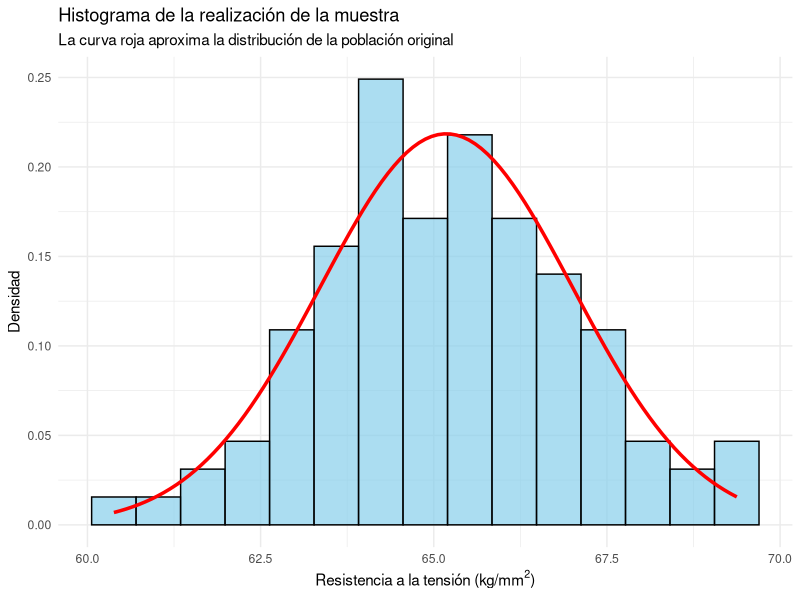
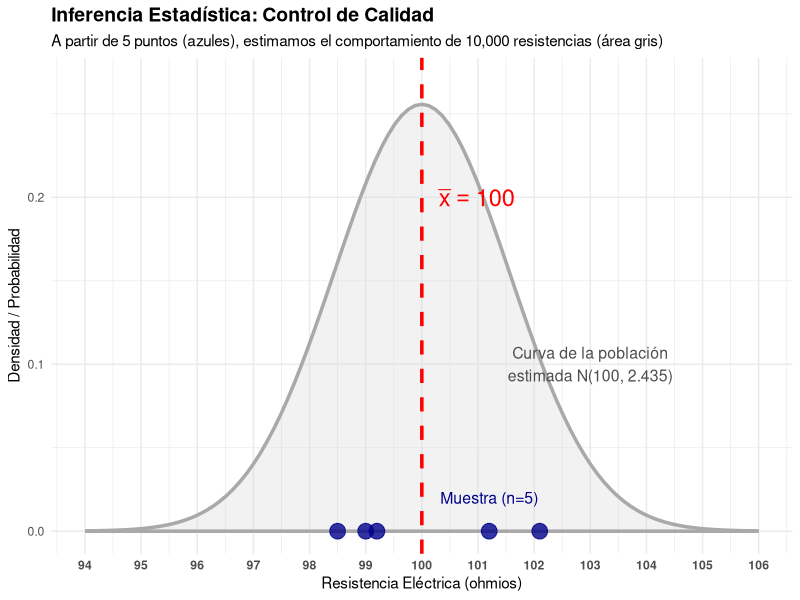
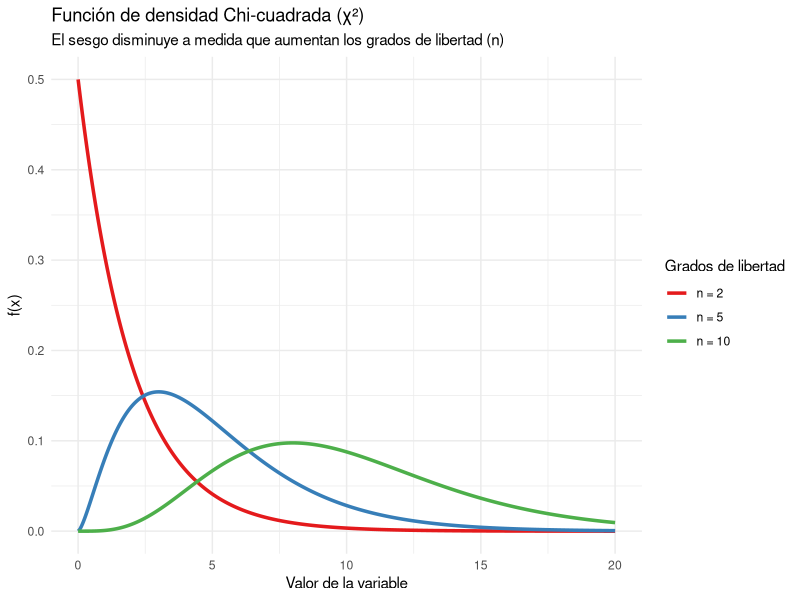
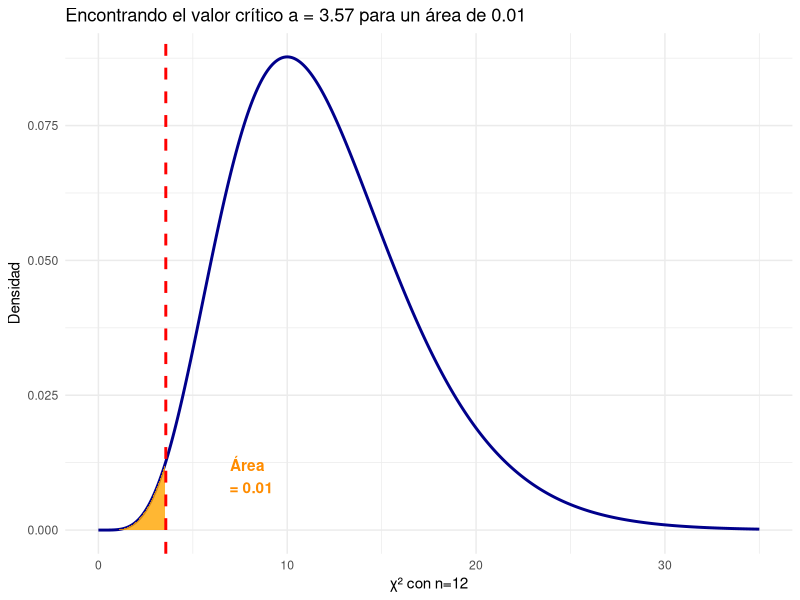
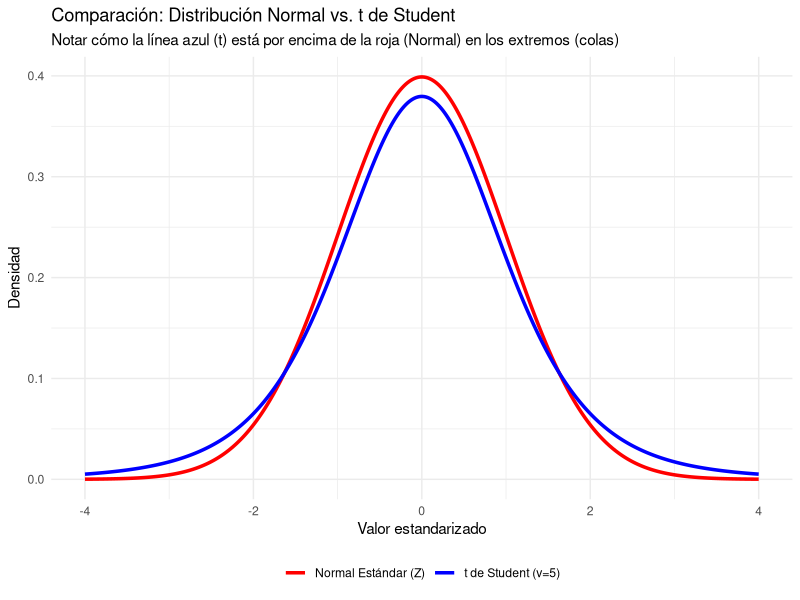
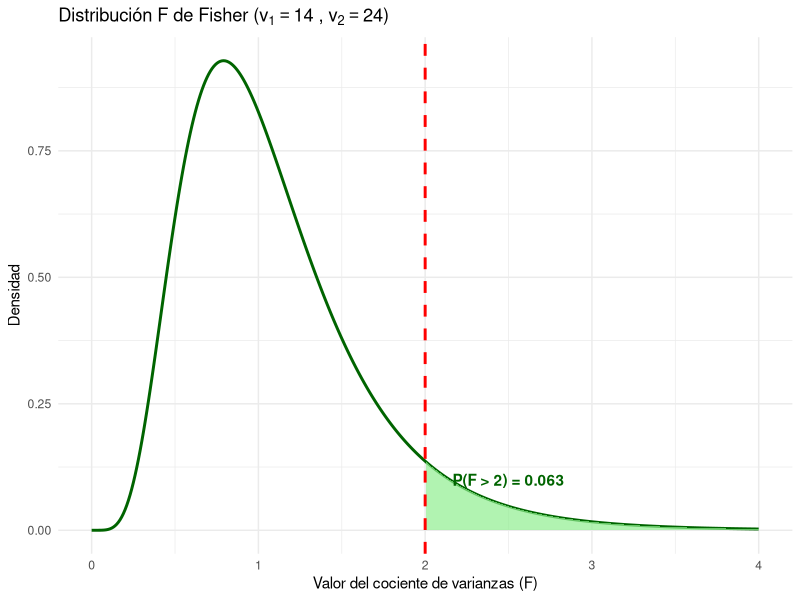
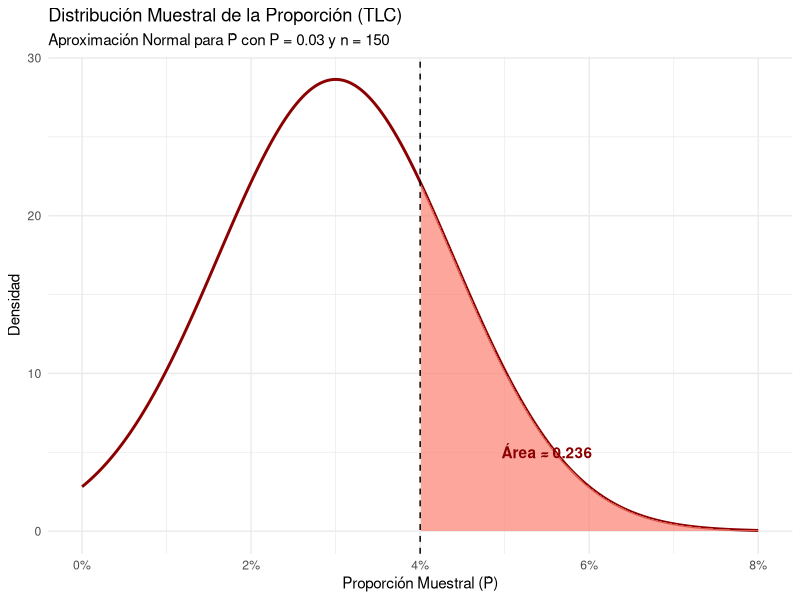
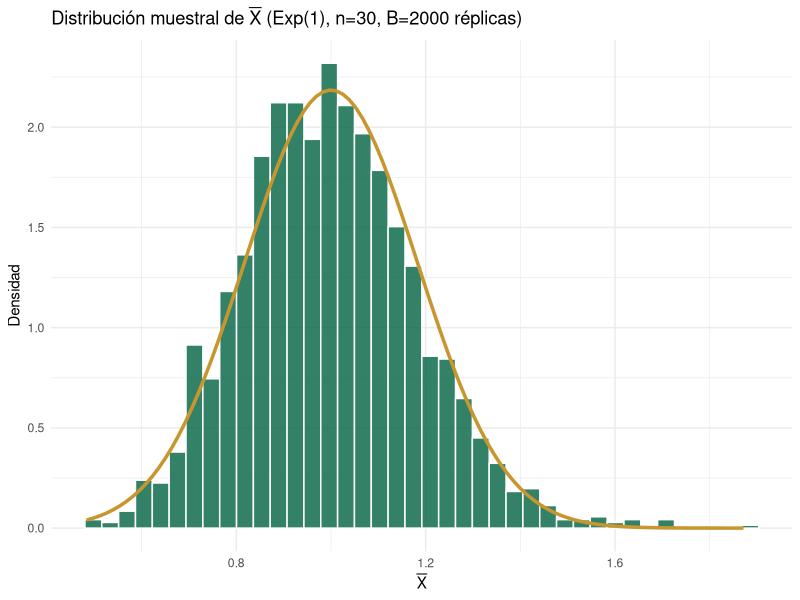

These charts were generated, in order, by the following R code:
## ---- chunk 1
library(ggplot2)

# Fijamos una semilla para reproducibilidad
set.seed(123) 

# Parámetros poblacionales
n <- 100
mu_pob <- 65
sigma_pob <- 2 # Desviación estándar (raíz cuadrada de la varianza 4)

# Realización de la muestra aleatoria
realizacion_muestra <- data.frame(
  resistencia = rnorm(n, mean = mu_pob, sd = sigma_pob)
)

# Construcción del histograma y superposición de la curva teórica
ggplot(realizacion_muestra, aes(x = resistencia)) +
  geom_histogram(aes(y = after_stat(density)), bins = 15,
                 fill = "skyblue", color = "black", alpha = 0.7) +
  stat_function(fun = dnorm, args = list(mean = mean(realizacion_muestra$resistencia),
                                         sd = sd(realizacion_muestra$resistencia)),
                color = "red", linewidth = 1.2) +
  theme_minimal() +
  labs(
    title = "Histograma de la realización de la muestra",
    subtitle = "La curva roja aproxima la distribución de la población original",
    x = expression("Resistencia a la tensión (kg/mm"^2*")"),
    y = "Densidad"
  )
## ---- chunk 2
# 1. Definir los datos de la muestra (Realizaciones)
df_muestra <- data.frame(
  resistencia = c(101.2, 98.5, 102.1, 99.0, 99.2),
  y_pos = rep(0, 5) # Altura 0 para poner los puntos sobre el eje horizontal
)

# 2. Definir las estimaciones calculadas previamente
media_est <- 100.0
varianza_est <- 2.435
desviacion_est <- sqrt(varianza_est)

# 3. Crear el gráfico
ggplot() +
  # Curva de densidad de la POBLACIÓN ESTIMADA
  stat_function(data = data.frame(x = c(94, 106)), aes(x = x), 
                fun = dnorm, args = list(mean = media_est, sd = desviacion_est), 
                color = "darkgray", linewidth = 1.2, fill = "lightgray", alpha = 0.3, geom = "area") +
  
  # Puntos observados de la MUESTRA (Realización)
  geom_point(data = df_muestra, aes(x = resistencia, y = y_pos), 
             color = "darkblue", size = 5, alpha = 0.8) +
  
  # Línea representativa del ESTIMADOR (Media muestral)
  geom_vline(xintercept = media_est, color = "red", linetype = "dashed", linewidth = 1.2) +
  
  # Etiquetas y anotaciones didácticas
  annotate("text", x = media_est + 0.3, y = 0.20, 
           label = expression(bar(x) == 100.0), color = "red", size = 6, fontface = "bold", hjust = 0) +
  annotate("text", x = 103, y = 0.10, 
           label = "Curva de la población\nestimada N(100, 2.435)", color = "gray30", size = 4) +
  annotate("text", x = 101.2, y = 0.02, 
           label = "Muestra (n=5)", color = "darkblue", size = 4) +
  
  # Estética general
  theme_minimal() +
  labs(
    title = "Inferencia Estadística: Control de Calidad",
    subtitle = "A partir de 5 puntos (azules), estimamos el comportamiento de 10,000 resistencias (área gris)",
    x = "Resistencia Eléctrica (ohmios)",
    y = "Densidad / Probabilidad"
  ) +
  scale_x_continuous(breaks = seq(94, 106, by = 1)) +
  coord_cartesian(ylim = c(0, 0.27)) +
  theme(
    plot.title = element_text(face = "bold", size = 14),
    axis.text.x = element_text(face = "bold")
  )
## ---- chunk 3
# En R, usamos pnorm para calcular el área acumulada a la izquierda y restamos de 1.
# pnorm(q, mean, sd) -> mean = 80, sd = sqrt(4) = 2
prob_mayor_75 <- 1 - pnorm(75, mean = 80, sd = 2)
round(prob_mayor_75, 3)
## ---- chunk 4
library(ggplot2)

x_val <- seq(0, 20, length.out = 500)
df_chi <- data.frame(
  x = rep(x_val, 3),
  densidad = c(dchisq(x_val, df=2), dchisq(x_val, df=5), dchisq(x_val, df=10)),
  grados = factor(rep(c("n = 2", "n = 5", "n = 10"), each=500), levels = c("n = 2", "n = 5", "n = 10"))
)

ggplot(df_chi, aes(x=x, y=densidad, color=grados)) +
  geom_line(linewidth = 1.2) +
  theme_minimal() +
  labs(
    title = "Función de densidad Chi-cuadrada (\U03C7\U00B2)",
    subtitle = "El sesgo disminuye a medida que aumentan los grados de libertad (n)",
    x = "Valor de la variable",
    y = "f(x)"
  ) +
  scale_color_brewer(palette = "Set1", name="Grados de libertad")
## ---- chunk 5
# Área hasta 14.8
area_sup <- pchisq(14.8, df=12)
# Área hasta 5.23
area_inf <- pchisq(5.23, df=12)

prob_intervalo <- area_sup - area_inf
round(prob_intervalo, 3)
## ---- chunk 6
round(pchisq(26.2, df=12), 3)
## ---- chunk 7
# 1 menos el área acumulada hasta 6.30
prob_cola_der <- 1 - pchisq(6.30, df=12)
round(prob_cola_der, 3)

# Alternativa directa en R usando lower.tail = FALSE
# round(pchisq(6.30, df=12, lower.tail=FALSE), 3)
## ---- chunk 8
# Buscamos el cuantil que acumula un 1% (0.01) de área a la izquierda
valor_a <- qchisq(0.01, df=12)
round(valor_a, 2)
## ---- chunk 9
# Representación visual del inciso d)
x_rango <- seq(0, 35, length.out=400)
df_d <- data.frame(x = x_rango, fx = dchisq(x_rango, df=12))

ggplot(df_d, aes(x=x, y=fx)) +
  geom_line(color="darkblue", linewidth=1) +
  geom_area(data = subset(df_d, x <= 3.57), fill="orange", alpha=0.8) +
  geom_vline(xintercept = 3.57, color="red", linetype="dashed", linewidth=1) +
  theme_minimal() +
  labs(
    title = bquote("Encontrando el valor crítico a = 3.57 para un área de 0.01"),
    x = bquote("\U03C7\U00B2 con n=12"),
    y = "Densidad"
  ) +
  annotate("text", x=8, y=0.01, label="Área \n = 0.01", color="darkorange", fontface="bold")
## ---- chunk 10
# P(X^2_24 > 18.24) = 1 - P(X^2_24 <= 18.24)
prob_s2 <- 1 - pchisq(18.24, df = 24)
round(prob_s2, 3)
## ---- chunk 11
# Probabilidad usando la distribución t con 19 grados de libertad
prob_t <- pt(-2.80, df = 19)
round(prob_t, 3)
## ---- chunk 12
library(ggplot2)

x_vals <- seq(-4, 4, length.out = 400)
df_comp <- data.frame(
  x = rep(x_vals, 2),
  densidad = c(dnorm(x_vals), dt(x_vals, df=5)), # Usamos df=5 para exagerar visualmente la diferencia
  Distribucion = factor(rep(c("Normal Estándar (Z)", "t de Student (v=5)"), each=400))
)

ggplot(df_comp, aes(x=x, y=densidad, color=Distribucion)) +
  geom_line(linewidth=1.2) +
  theme_minimal() +
  labs(
    title = "Comparación: Distribución Normal vs. t de Student",
    subtitle = "Notar cómo la línea azul (t) está por encima de la roja (Normal) en los extremos (colas)",
    x = "Valor estandarizado",
    y = "Densidad"
  ) +
  scale_color_manual(values = c("red", "blue")) +
  theme(legend.position = "bottom", legend.title = element_blank())
## ---- chunk 13
# P(F > 2) = 1 - P(F <= 2)
prob_f <- 1 - pf(2, df1 = 14, df2 = 24)
round(prob_f, 3)
## ---- chunk 14
# Representación de la Distribución F(14, 24)
x_f <- seq(0, 4, length.out = 400)
df_fisher <- data.frame(x = x_f, densidad = df(x_f, df1 = 14, df2 = 24))

ggplot(df_fisher, aes(x=x, y=densidad)) +
  geom_line(color="darkgreen", linewidth=1) +
  geom_area(data = subset(df_fisher, x > 2), fill="lightgreen", alpha=0.7) +
  geom_vline(xintercept = 2, color="red", linetype="dashed", linewidth=1) +
  theme_minimal() +
  labs(
    title = bquote("Distribución F de Fisher ("*v[1]==14~","~v[2]==24*")"),
    x = "Valor del cociente de varianzas (F)",
    y = "Densidad"
  ) +
  annotate("text", x=2.5, y=0.1, label="P(F > 2) = 0.063", color="darkgreen", fontface="bold")
## ---- chunk 15
# Calculamos la probabilidad de la cola derecha
prob_f <- 1 - pf(1.167, df1 = 14, df2 = 24)
round(prob_f, 3)
## ---- chunk 16
# Buscamos el valor k que deja un 5% de área a su derecha
k_valor <- qf(0.05, df1 = 14, df2 = 24, lower.tail = FALSE)
round(k_valor, 3)
## ---- chunk 17
# P(63 <= T <= 64.4) = P(T <= 64.4) - P(T <= 63)
prob_total <- pnorm(64.4, mean = 64, sd = 0.4) - pnorm(63, mean = 64, sd = 0.4)
round(prob_total, 3)
## ---- chunk 18
# Definimos los parámetros
P_pob <- 0.03
n_muestra <- 150
error_estandar <- sqrt((P_pob * (1 - P_pob)) / n_muestra)

# Calculamos P(P_hat > 0.04) = 1 - P(P_hat <= 0.04)
prob_prop <- 1 - pnorm(0.04, mean = P_pob, sd = error_estandar)
round(prob_prop, 3)
## ---- chunk 19
# Representación visual de la proporción muestral
library(ggplot2)

x_prop <- seq(0, 0.08, length.out = 400)
df_prop <- data.frame(x = x_prop, densidad = dnorm(x_prop, mean = P_pob, sd = error_estandar))

ggplot(df_prop, aes(x = x, y = densidad)) +
  geom_line(color = "darkred", linewidth = 1) +
  geom_area(data = subset(df_prop, x > 0.04), fill = "salmon", alpha = 0.7) +
  geom_vline(xintercept = 0.04, color = "black", linetype = "dashed") +
  theme_minimal() +
  labs(
    title = "Distribución Muestral de la Proporción (TLC)",
    subtitle = "Aproximación Normal para \U0050\U0302 con P = 0.03 y n = 150",
    x = "Proporción Muestral (\U0050\U0302)",
    y = "Densidad"
  ) +
  scale_x_continuous(labels = scales::percent_format(accuracy = 1)) +
  annotate("text", x = 0.055, y = 5, label = "Área \u2248 0.236", color = "darkred", fontface = "bold")
## ---- chunk 20
library(ggplot2)
set.seed(42)
n <- 30; B <- 2000
# Población: Exponencial(1), mu=1, sigma^2=1
medias <- replicate(B, mean(rexp(n, rate = 1)))
df_m <- data.frame(xbar = medias)
ggplot(df_m, aes(x = xbar)) +
  geom_histogram(aes(y = after_stat(density)), bins = 40,
                 fill = "#006341", color = "white", alpha = 0.8) +
  stat_function(fun = dnorm,
                args = list(mean = 1, sd = 1/sqrt(n)),
                color = "#C8962E", linewidth = 1.2) +
  theme_minimal() +
  labs(title = expression(paste("Distribución muestral de ", bar(X),
       " (Exp(1), n=30, B=2000 réplicas)")),
       x = expression(bar(X)), y = "Densidad")
## ---- chunk 21
x_seq <- seq(0, 30, length.out = 300)
ks <- c(1, 3, 5, 10)
df_chi <- do.call(rbind, lapply(ks, function(k)
  data.frame(x = x_seq, dens = dchisq(x_seq, df = k), k = paste0("k = ", k))))
ggplot(df_chi, aes(x = x, y = dens, color = k)) +
  geom_line(linewidth = 1) +
  scale_color_manual(values = c("#004D31","#006341","#C8962E","#8a6a1f")) +
  coord_cartesian(ylim = c(0, 0.5)) +
  theme_minimal() +
  labs(title = expression(paste("Distribución ", chi^2, " para distintos g.l.")),
       x = "x", y = "f(x)", color = "G.L.")
## ---- chunk 22
# Ejemplo: muestra de n=20, s^2 = 4.8, IC 95% para sigma^2
n_e <- 20; s2 <- 4.8; alpha <- 0.05
chi_lo <- qchisq(alpha/2,   df = n_e - 1)
chi_hi <- qchisq(1-alpha/2, df = n_e - 1)
ic_lo <- (n_e-1)*s2 / chi_hi
ic_hi <- (n_e-1)*s2 / chi_lo
cat(sprintf("IC 95%% para sigma^2: (%.3f, %.3f)\n", ic_lo, ic_hi))
cat(sprintf("IC 95%% para sigma:  (%.3f, %.3f)\n", sqrt(ic_lo), sqrt(ic_hi)))
## ---- chunk 23
x_t <- seq(-4, 4, length.out = 300)
ks_t <- c(1, 5, 30)
df_t <- do.call(rbind, lapply(ks_t, function(k)
  data.frame(x = x_t, dens = dt(x_t, df = k), dist = paste0("t(", k, ")"))))
df_t <- rbind(df_t, data.frame(x = x_t, dens = dnorm(x_t), dist = "N(0,1)"))
ggplot(df_t, aes(x = x, y = dens, color = dist, linetype = dist)) +
  geom_line(linewidth = 1) +
  scale_color_manual(values = c("#C8962E","#006341","#004D31","gray40")) +
  scale_linetype_manual(values = c("solid","solid","solid","dashed")) +
  theme_minimal() +
  labs(title = "Distribución t de Student vs. Normal estándar",
       x = "x", y = "f(x)", color = NULL, linetype = NULL)
## ---- chunk 24
x_F <- seq(0, 5, length.out = 300)
params <- list(c(1,1), c(5,5), c(10,30))
df_F <- do.call(rbind, lapply(params, function(p)
  data.frame(x = x_F, dens = df(x_F, df1 = p[1], df2 = p[2]),
             dist = paste0("F(", p[1], ",", p[2], ")"))))
ggplot(df_F, aes(x = x, y = dens, color = dist)) +
  geom_line(linewidth = 1) +
  coord_cartesian(ylim = c(0, 1.5)) +
  scale_color_manual(values = c("#004D31","#C8962E","#006699")) +
  theme_minimal() +
  labs(title = "Distribución F para distintos grados de libertad",
       x = "x", y = "f(x)", color = NULL)
## ---- chunk 25
library(ggplot2)
set.seed(42)
B <- 20000
n <- 5

# Muestra de Exp(1): simular mínimo, mediana y máximo
sim <- replicate(B, sort(rexp(n, 1)))
df_os <- data.frame(
  valor = c(sim[1,], sim[3,], sim[5,]),
  stat  = rep(c("Y₁ (mínimo)", "Y₃ (mediana)", "Y₅ (máximo)"), each=B)
)

# CDF teórica de mínimo y máximo bajo Exp(1)
y_seq <- seq(0, 8, length.out=300)
F_min <- 1 - exp(-n * y_seq)        # 1-(1-F)^n con F(y)=1-exp(-y)
F_max <- (1 - exp(-y_seq))^n        # [F(y)]^n

ggplot(df_os, aes(x=valor, color=stat)) +
  stat_ecdf(linewidth=1) +
  scale_color_manual(values=c("#004D31","#C8962E","#006699"),
                     name="Estadística") +
  theme_minimal() +
  labs(title="CDF empírica de estadísticas de orden — Exp(1), n=5",
       x="y", y="F(y)")
## ---- chunk 26
# Simulación: método de momentos para Exp(lambda=2)
set.seed(42)
lambda_teo <- 2
n <- 100
x <- rexp(n, rate = lambda_teo)

lambda_mm <- 1 / mean(x)
cat("lambda verdadera  :", lambda_teo, "\n")
cat("Estimación (MOM)  :", round(lambda_mm, 4), "\n")
cat("Error relativo    :", round(abs(lambda_mm - lambda_teo)/lambda_teo*100, 2), "%\n")
## ---- chunk 27
library(ggplot2)
# Visualizar la log-verosimilitud
log_lik <- function(theta, x) {
  n <- length(x)
  n * log(theta) - theta * sum(x)
}

set.seed(1)
x_obs <- rexp(50, rate = 1.5)
theta_grid <- seq(0.5, 3.5, length.out = 300)
ll_vals    <- sapply(theta_grid, log_lik, x = x_obs)
theta_mle  <- 1/mean(x_obs)

df_ll <- data.frame(theta = theta_grid, ll = ll_vals)
ggplot(df_ll, aes(x=theta, y=ll)) +
  geom_line(color="#006341", linewidth=1.1) +
  geom_vline(xintercept=theta_mle, color="#C8962E",
             linewidth=1, linetype="dashed") +
  annotate("text", x=theta_mle+0.15, y=min(ll_vals)*0.97,
           label=paste0("EMV = ", round(theta_mle,3)),
           color="#C8962E", hjust=0) +
  theme_minimal() +
  labs(title="Log-verosimilitud para Exp(θ) — muestra n=50",
       x="θ", y="ℓ(θ)")
## ---- chunk 28
# Comparar CME de S1^2 (insesgado) vs S2^2 (sesgado)
set.seed(123)
N_sim <- 5000; n <- 10; sigma2_teo <- 4

s1_vec <- s2_vec <- numeric(N_sim)
for (i in seq_len(N_sim)) {
  xi <- rnorm(n, mean=0, sd=sqrt(sigma2_teo))
  sc <- sum((xi - mean(xi))^2)
  s1_vec[i] <- sc / (n - 1)   # S1^2 insesgado
  s2_vec[i] <- sc / (n + 1)   # S2^2 sesgado
}

cat("--- Comparación S1² vs S2² (n=10, σ²=4) ---\n")
cat(sprintf("S1² insesgado — E[S1²]=%.4f  Sesgo=%.4f  CME=%.4f\n",
    mean(s1_vec), mean(s1_vec)-sigma2_teo,
    mean((s1_vec-sigma2_teo)^2)))
cat(sprintf("S2² sesgado   — E[S2²]=%.4f  Sesgo=%.4f  CME=%.4f\n",
    mean(s2_vec), mean(s2_vec)-sigma2_teo,
    mean((s2_vec-sigma2_teo)^2)))
cat(sprintf("CME teórico  — S1²: %.4f  S2²: %.4f\n",
    2*sigma2_teo^2/(n-1), 2*sigma2_teo^2/(n+1)))
## ---- chunk 29
# Verificación numérica: CICR para Bernoulli(theta)
theta_vals <- seq(0.1, 0.9, by=0.1)
cicr <- theta_vals * (1 - theta_vals) / 20  # n=20

cat("CICR(theta) = theta*(1-theta)/n para Bern(theta), n=20:\n")
for (i in seq_along(theta_vals)) {
  cat(sprintf("  theta=%.1f  CICR=%.5f\n", theta_vals[i], cicr[i]))
}
## ---- chunk 30
observados <- c(25, 17, 15, 23, 24, 16)
resultado  <- chisq.test(observados)   # H0: distribución uniforme
print(resultado)
cat("Valor crítico chi2(0.05, 5) =", round(qchisq(0.95, df=5), 4), "\n")
## ---- chunk 31
# Datos resumen
obs <- c(8, 22, 30, 15, 5)
n   <- sum(obs)
mu_hat  <- 4.8
sig_hat <- 1.9

# Probabilidades teóricas bajo N(4.8, 1.9)
limites <- c(-Inf, 2, 4, 6, 8, Inf)
probs   <- diff(pnorm(limites, mean=mu_hat, sd=sig_hat))
esp     <- n * probs

cat("Frecuencias esperadas:\n")
print(round(esp, 2))

chi2_obs <- sum((obs - esp)^2 / esp)
gl       <- length(obs) - 1 - 2   # k - 1 - p parámetros estimados
p_valor  <- pchisq(chi2_obs, df=gl, lower.tail=FALSE)

cat("\nEstadístico chi2 =", round(chi2_obs, 4),
    "\ngl =", gl,
    "\np-valor =", round(p_valor, 4), "\n")
## ---- chunk 32
set.seed(42)
# Simulamos datos (en aplicación real, estos serían tus datos)
datos <- rexp(50, rate = 1/3)   # tiempos con media de 3 min

# Estimamos lambda por MV
lambda_hat <- 1 / mean(datos)
cat("Lambda estimado:", round(lambda_hat, 4), "\n")
cat("Media estimada:", round(mean(datos), 4), "min\n\n")

# Prueba KS contra Exp(lambda_hat)
# Nota: con parámetros estimados el p-valor es conservador
resultado_ks <- ks.test(datos, "pexp", rate = lambda_hat)
print(resultado_ks)

# Gráfica: F_n(x) vs F_0(x)
x_ord <- sort(datos)
Fn    <- (1:length(datos)) / length(datos)
F0    <- pexp(x_ord, rate = lambda_hat)

plot(x_ord, Fn, type="s", col="steelblue", lwd=2,
     main="KS: F empírica vs F teórica Exp(λ̂)",
     xlab="Tiempo (min)", ylab="Probabilidad acumulada")
lines(x_ord, F0, col="darkred", lwd=2, lty=2)
legend("bottomright", c("F_n(x) empírica", "F_0(x) = Exp(λ̂)"),
       col=c("steelblue","darkred"), lty=c(1,2), lwd=2)
## ---- chunk 33
library(ggplot2)
theta_seq <- seq(0, 1, length.out=300)

# Prueba 1: rechaza si X=5
potencia1 <- theta_seq^5

# Prueba 2: rechaza si X >= 3
potencia2 <- sapply(theta_seq, function(t)
  sum(dbinom(3:5, 5, t)))

df_pot <- data.frame(
  theta = rep(theta_seq, 2),
  gamma = c(potencia1, potencia2),
  Prueba = rep(c("Rechaza si X=5", "Rechaza si X≥3"), each=300)
)

ggplot(df_pot, aes(x=theta, y=gamma, color=Prueba)) +
  geom_line(linewidth=1.1) +
  geom_vline(xintercept=0.5, linetype="dashed", color="gray50") +
  geom_hline(yintercept=0.05, linetype="dotted", color="gray50") +
  theme_minimal() +
  labs(title="Función potencia — X ~ Bin(5,θ)",
       subtitle="H₀: θ ≤ 0.5  vs  H₁: θ > 0.5",
       x="θ", y="γ(θ) = P(rechazar H₀ | θ)")
## ---- chunk 34
# Ejemplo Neyman-Pearson: X ~ N(theta, 1), H0: theta=0 vs H1: theta=1
# La prueba UMP rechaza H0 si X_bar > c, donde c = z_alpha / sqrt(n)

set.seed(2024)
n <- 20; N_sim <- 10000
alpha <- 0.05; theta0 <- 0; theta1 <- 1

# Valor crítico para nivel alpha
c_val <- qnorm(1 - alpha) / sqrt(n)

# Función potencia: gamma(theta) = P(X_bar > c | theta)
theta_seq <- seq(-0.5, 2, length.out=200)
gamma_np   <- pnorm(sqrt(n) * (theta_seq - c_val))

df_np <- data.frame(theta=theta_seq, gamma=gamma_np)

ggplot(df_np, aes(x=theta, y=gamma)) +
  geom_line(color="#006341", linewidth=1.2) +
  geom_vline(xintercept=theta0, linetype="dashed", color="#C8962E") +
  geom_vline(xintercept=theta1, linetype="dashed", color="#004080") +
  geom_hline(yintercept=alpha,  linetype="dotted", color="gray50") +
  annotate("text", x=theta0, y=0.12, label="θ₀=0", hjust=-0.1, size=3.5) +
  annotate("text", x=theta1, y=0.12, label="θ₁=1", hjust=-0.1, size=3.5) +
  theme_minimal() +
  labs(title="Función potencia de la prueba UMP (Neyman-Pearson)",
       subtitle=sprintf("X ~ N(θ,1), H₀: θ=0 vs H₁: θ=1, α=%.2f, n=%d",
                        alpha, n),
       x="θ", y="γ(θ) = Potencia")
